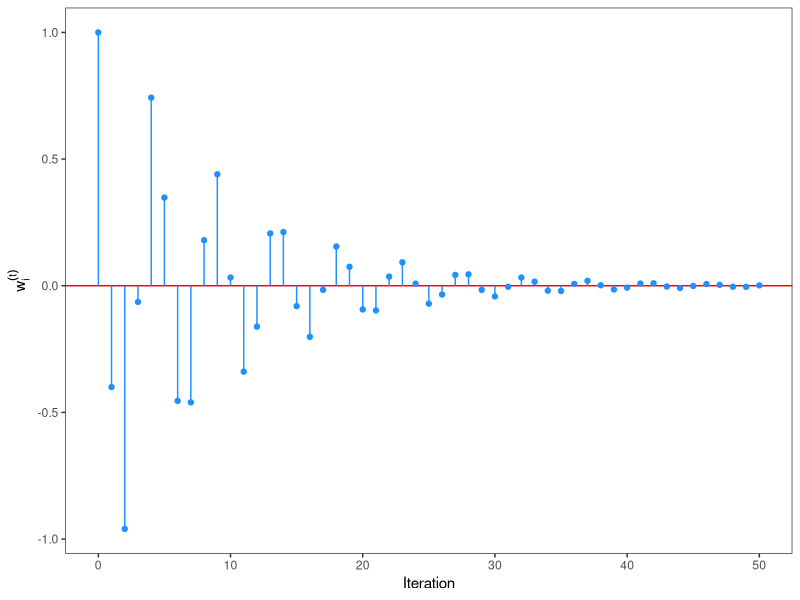
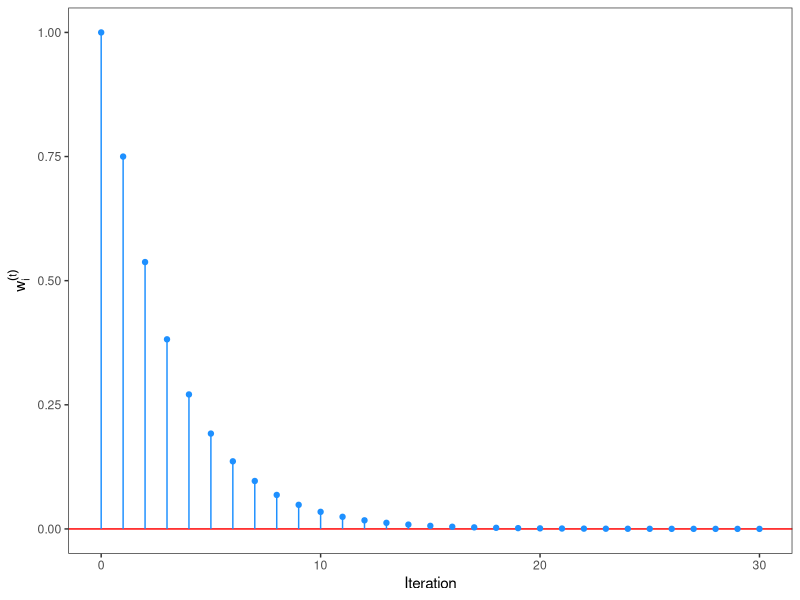
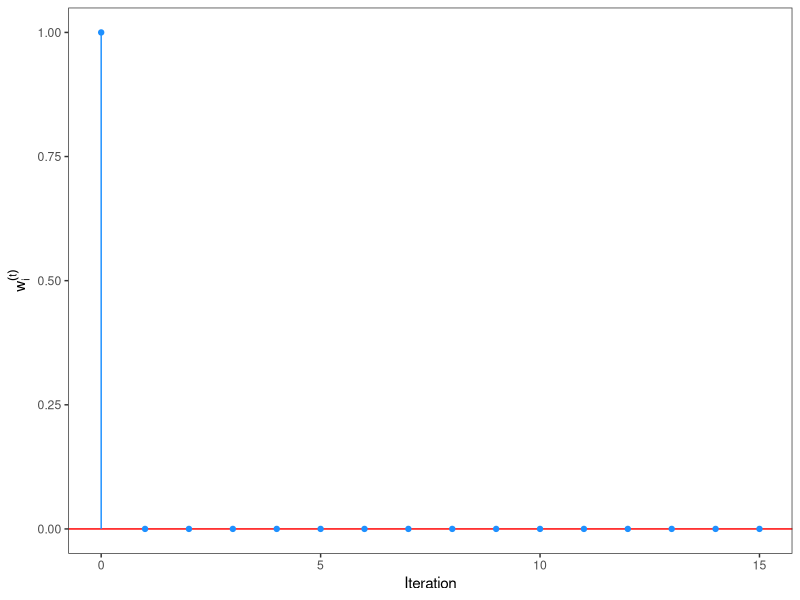
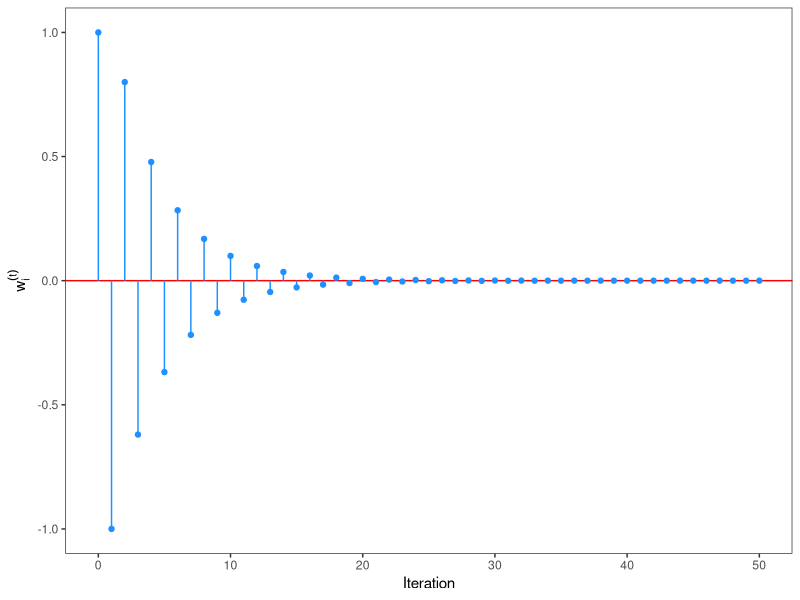
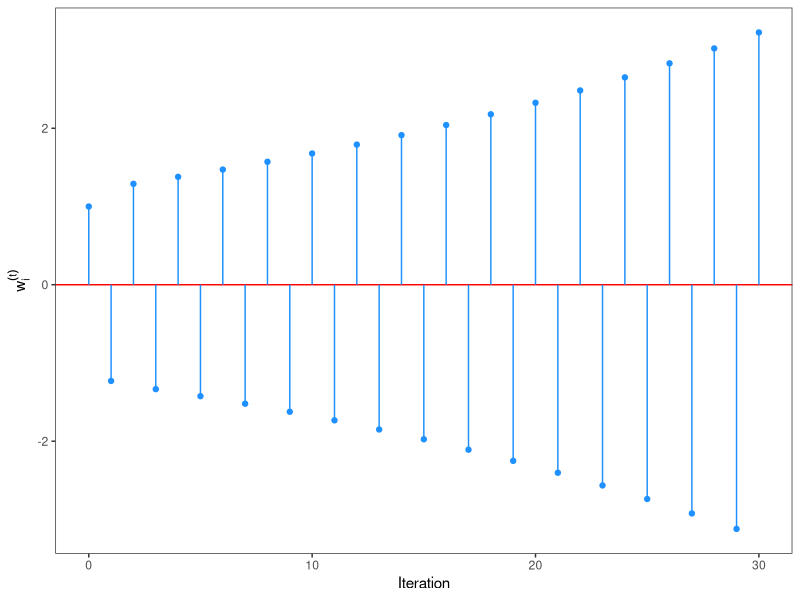

The R script that drew these images, in order:
# Used in: 08-momquad.tex
#
# Generates lollipop plots of the eigenspace error component w_i over iterations
# for GD with momentum, illustrating five convergence behaviors.
# Recursion: u^{t+1} = φ u^t + α λ w^t,  w^{t+1} = w^t - u^{t+1}
# with λ = 1, w₀ = 1, u₀ = 0.
# Produces:
#   figure/momentum_traj_ripples.pdf   (complex EVs — damped ripples)
#   figure/momentum_traj_mono.pdf      (real positive EVs — monotone decay)
#   figure/momentum_traj_1step.pdf     (one-step convergence)
#   figure/momentum_traj_osc.pdf       (real negative EVs — damped oscillations)
#   figure/momentum_traj_div.pdf       (diverging iterates)

library(ggplot2)

set.seed(123L)

run_momentum = function(phi, alpha, lambda = 1, n_iter = 50L, w0 = 1, u0 = 0) {
  w = numeric(n_iter + 1L)
  u = numeric(n_iter + 1L)
  w[1L] = w0
  u[1L] = u0
  for (t in seq_len(n_iter)) {
    u[t + 1L] = phi * u[t] + alpha * lambda * w[t]
    w[t + 1L] = w[t] - u[t + 1L]
  }
  data.frame(t = 0:n_iter, w = w)
}

make_lollipop = function(df) {
  ggplot(df, aes(x = t, y = w)) +
    geom_hline(yintercept = 0, color = "red") +
    geom_segment(aes(xend = t, yend = 0), color = "dodgerblue") +
    geom_point(color = "dodgerblue") +
    labs(x = "Iteration", y = expression(w[i]^{(t)})) +
    theme_bw() +
    theme(panel.grid = element_blank())
}

scenarios = list(
  ripples = list(phi = 0.8,  alpha = 1.4,  n_iter = 50L),
  mono    = list(phi = 0.1,  alpha = 0.25, n_iter = 30L),
  `1step` = list(phi = 0.0,  alpha = 1.0,  n_iter = 15L),
  osc     = list(phi = 0.1,  alpha = 2.0,  n_iter = 50L),
  div     = list(phi = 0.1,  alpha = 2.23, n_iter = 30L)
)

for (nm in names(scenarios)) {
  s  = scenarios[[nm]]
  df = run_momentum(phi = s$phi, alpha = s$alpha, n_iter = s$n_iter)
  ggsave(
    paste0("../figure/momentum_traj_", nm, ".pdf"),
    plot = make_lollipop(df), width = 4, height = 3
  )
}
